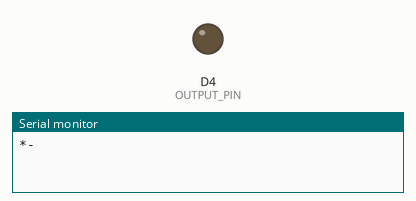
Bench run of a sketch on a simulated ESP8266 (NodeMCU). Parts: output pins drawn as LEDs (lit = HIGH), the last lines printed to the serial monitor.

Above: at 0.35 s.
At 3.4 s:
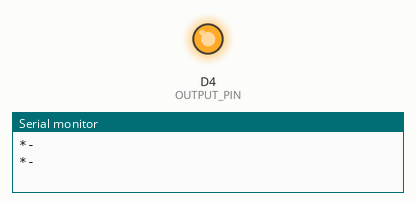
Timing chart, 0 to 4.8 s (numbered marks = the images above):
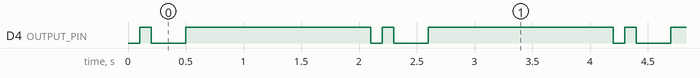

Measured:
- by itself, D4 (OUTPUT_PIN): repeats every 2.1 s: LOW 0.30 s, HIGH 1.6 s, LOW 0.10 s, HIGH 0.10 s

The sketch:

morse_code_part_1.ino
```cpp
#define OUTPUT_PIN D4

const int dotLength = 100;     // length of the morse code 'dot' in miliseconds
const int dashLength = dotLength * 3;    // length of the morse code 'dash'
const int elementPause = dotLength;  // length of the pause between elements of a character
const int characterPause = dotLength * 3;     // length of the spaces between characters
const int spacePause = dotLength * 7;  // length of the pause between words
const int messagePause = dotLength * 15;

void setup() {
  Serial.begin(115200);
  pinMode(OUTPUT_PIN, OUTPUT);
}

void loop() {
  dot();
  dash();
  turnOff(messagePause);
  Serial.println(""); //print new message in new line
}

void dot() {
  Serial.print("*");
  digitalWrite(OUTPUT_PIN, LOW);
  delay(dotLength);
  turnOff(elementPause);
}

void dash() {
  Serial.print("-");
  digitalWrite(OUTPUT_PIN, LOW);
  delay(dashLength);
  turnOff(elementPause);
}

void turnOff(int duration) {
  if(duration == characterPause) {
    Serial.print(" ");
  } else if (duration == spacePause) {
    Serial.print("    ");
  }
  digitalWrite(OUTPUT_PIN, HIGH);
  delay(duration);
}
```
